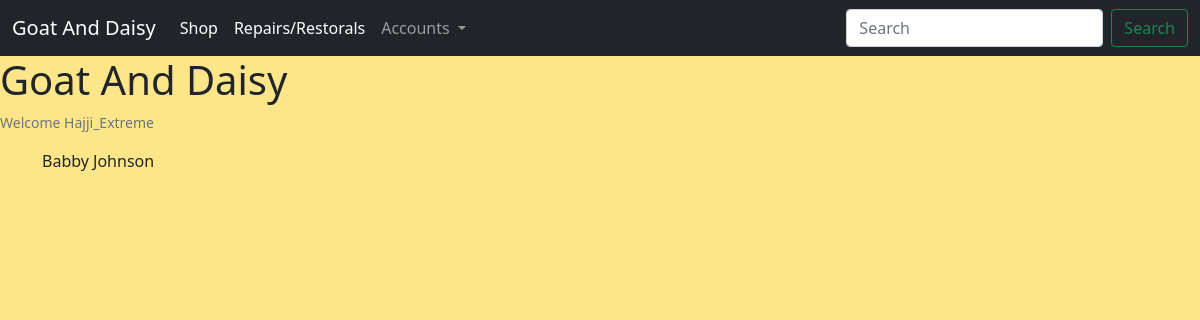
The page /profiles/all-customers/ (signed in) on the database as committed earlier.
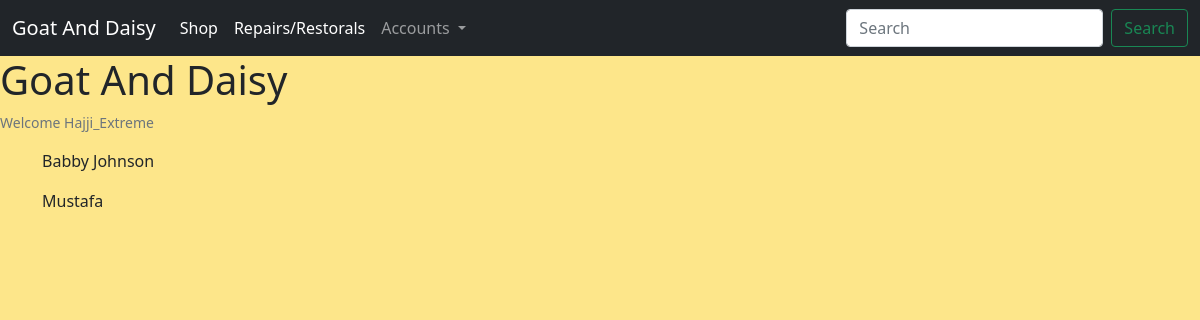
The same page on the database as committed later.
### profiles/models.py (models this page shows, shortened)
class Customer(models.Model):
    username = models.OneToOneField(User, on_delete=models.CASCADE, null=True, editable=False)
    email = models.EmailField(unique=True, default="start@domain.dj")
    full_name = models.CharField(max_length=100, null=True, blank=True)
    address1 = models.CharField(max_length=100, null=True, blank=True)
    address2 = models.CharField(max_length=100, null=True, blank=True)
    postcode = models.CharField(max_length=40, null=True, blank=True)
    town_or_city = models.CharField(max_length=40, null=True, blank=True)
    country = models.CharField(max_length=40, null=True, blank=True)
    notes = models.TextField(null=True, blank=True)
    staff_notes = models.TextField(null=True, blank=True)
    has_active_shop_orders = models.BooleanField(default=False)
    has_active_repairs = models.BooleanField(default=False)

### profiles/views.py (the view)
# urls.py: path('all-customers/', views.AllCustomers.as_view(), name="all_customers"),
class AllCustomers(ListView):
    model = Customer
    template_name = 'registration/all_customers.html'
    context_object_name = 'customers'

### templates/registration/all_customers.html
{% extends 'base.html' %}
{% block content %}
{% for customer in customers%}
    <p>{{customer.full_name | title}}</p>
{% endfor %}
{% endblock %}

Rows that differ between the two databases and show on the page:
added Customer: full_name "Mustafa"
